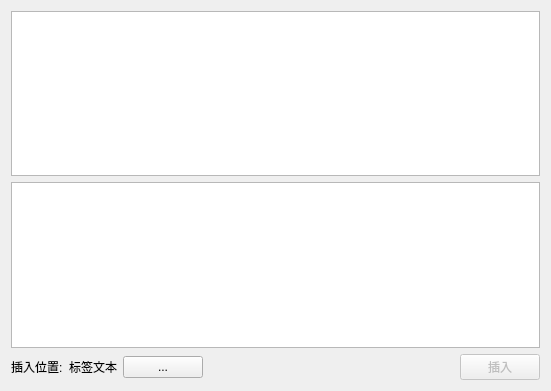
<?xml version="1.0" encoding="UTF-8"?>
<ui version="4.0">
 <class>InserterWidget</class>
 <widget class="QWidget" name="mInserterWidget">
  <property name="windowModality">
   <enum>Qt::NonModal</enum>
  </property>
  <property name="geometry">
   <rect>
    <x>0</x>
    <y>0</y>
    <width>551</width>
    <height>391</height>
   </rect>
  </property>
  <property name="windowTitle">
   <string>插入卫星</string>
  </property>
  <layout class="QVBoxLayout" name="verticalLayout">
   <item>
    <widget class="QListWidget" name="mRuleWidget"/>
   </item>
   <item>
    <widget class="QTableView" name="mSatelliteView">
     <property name="showDropIndicator" stdset="0">
      <bool>false</bool>
     </property>
     <property name="dragDropMode">
      <enum>QAbstractItemView::DragOnly</enum>
     </property>
     <property name="alternatingRowColors">
      <bool>false</bool>
     </property>
     <property name="selectionMode">
      <enum>QAbstractItemView::ExtendedSelection</enum>
     </property>
     <property name="selectionBehavior">
      <enum>QAbstractItemView::SelectRows</enum>
     </property>
     <property name="sortingEnabled">
      <bool>false</bool>
     </property>
    </widget>
   </item>
   <item>
    <layout class="QHBoxLayout" name="horizontalLayout">
     <item>
      <widget class="QLabel" name="label">
       <property name="text">
        <string>插入位置:</string>
       </property>
      </widget>
     </item>
     <item>
      <widget class="QLabel" name="mFileLabel">
       <property name="text">
        <string>标签文本</string>
       </property>
      </widget>
     </item>
     <item>
      <widget class="QPushButton" name="mOptionsButton">
       <property name="text">
        <string>...</string>
       </property>
      </widget>
     </item>
     <item>
      <spacer name="horizontalSpacer">
       <property name="orientation">
        <enum>Qt::Horizontal</enum>
       </property>
       <property name="sizeHint" stdset="0">
        <size>
         <width>40</width>
         <height>20</height>
        </size>
       </property>
      </spacer>
     </item>
     <item>
      <widget class="QPushButton" name="mInsertButton">
       <property name="enabled">
        <bool>false</bool>
       </property>
       <property name="text">
        <string>插入</string>
       </property>
      </widget>
     </item>
    </layout>
   </item>
  </layout>
 </widget>
 <resources/>
 <connections/>
</ui>
